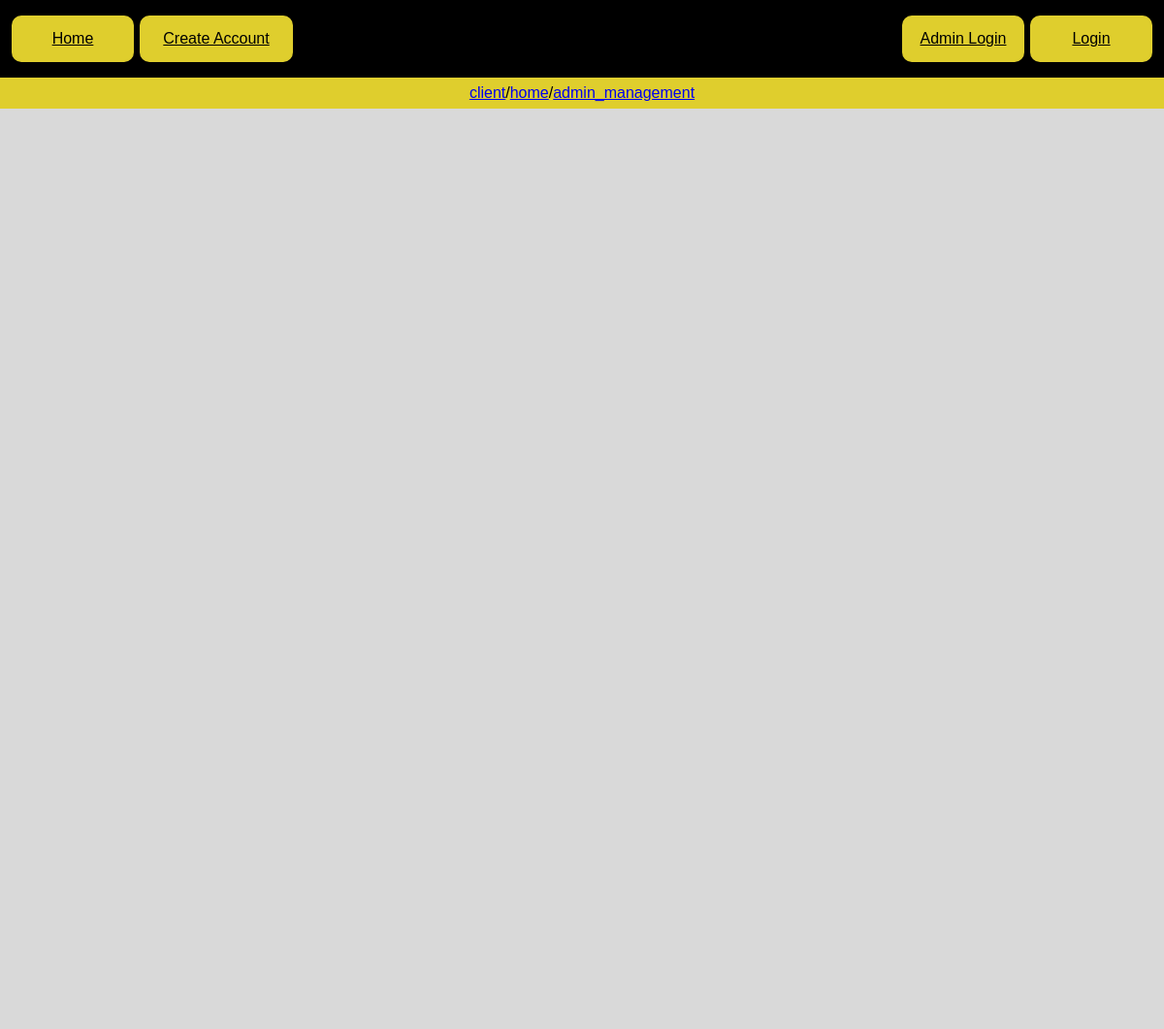
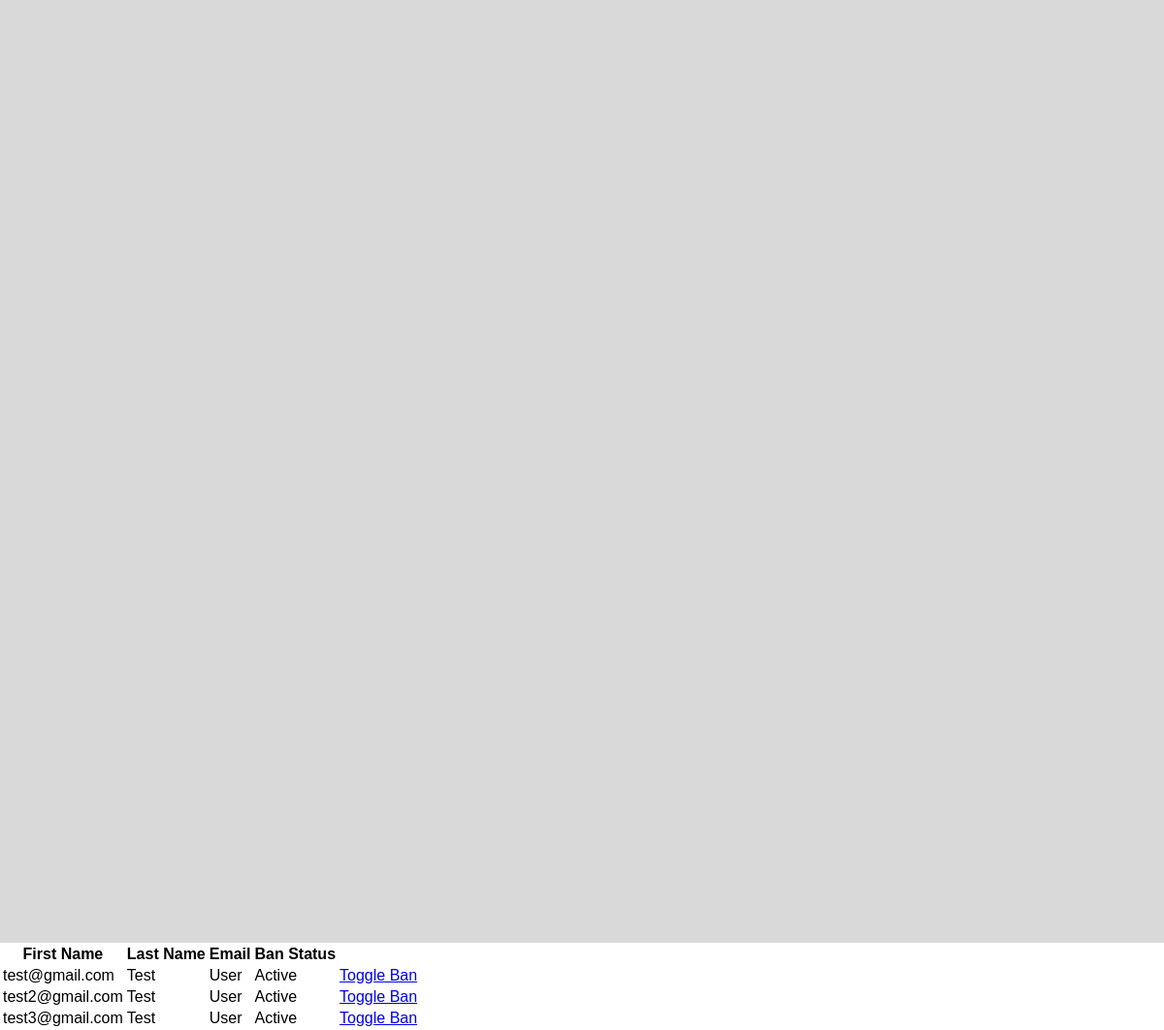
The app's page /src/client/home/admin_management.php with its own data (2 pictures, top to bottom).
### tables this page shows
CREATE TABLE
    USERS (
        USER_ID INT AUTO_INCREMENT PRIMARY KEY,
        First_Name VARCHAR(50) NOT NULL,
        Last_Name VARCHAR(50) NOT NULL,
        Email VARCHAR(100) NOT NULL UNIQUE,
        MD5_Password CHAR(32) NOT NULL,
        DISPLAY_IMAGE BLOB,
        BANNED_STATUS BOOLEAN DEFAULT FALSE
    );

### src/server/functions/admin_management.php (called while the page is built, shortened)
<?php
include_once 'db_connection.php';
class Admin_management
{
	static function getAllUsers()
	{
		$query = "SELECT * FROM USERS;";
		try {
			$response = executePreparedQuery($query, array());
			if ($response[0] === true) {
				if (count($response[1]) > 0) {
					return $response[1];
				} else {
					return "NO_USERS_FOUND";
				}
			} else {
				return "DID_NOT_EXECUTE";
			}
		} catch (Exception $e) {
			echo "Error occured , when using Database function to try to validate User.<br>";
			echo $e->getMessage();
		}
		return !empty($data);
	}
}

### src/server/functions/db_connection.php (called while the page is built, shortened)
<?php
function parseIniFileBasedOnEnvironment()
{
  $env = getenv('SERVER_ENV');
  $filename = '';
  switch ($env) {
    default:
      $filename = '/var/www/html/server.env';
      break;
  }
  if (file_exists($filename)) {
    return parse_ini_file($filename);
  } else {
    return false;
  }
}
$ENV_VAR = parseIniFileBasedOnEnvironment();
$connection = mysqli_connect($ENV_VAR['HOST'], $ENV_VAR['USER'], $ENV_VAR['PASSWORD'], $ENV_VAR['DATABASE']);
function executePreparedQuery($query, $params)
{
  $isSelect = false;
  try {
    global $connection;
    if (isset($query)) {
      if (stripos($query, "SELECT") !== false) {
        $isSelect = true;
      }
    }
    $stmt = $connection->prepare($query);
    if ($stmt->execute()) {
      if ($isSelect) {
        $result = $stmt->get_result();
        $data = array();
        while ($row = $result->fetch_assoc()) {
          $data[] = $row;
        }
        return array(true, $data);
      } else {
        return array(true, "STATMENT_EXECUTED");
      }
    } else {
      return array(false, "STATEMENT_DID_NOT_EXECUTE , Message : " . $stmt->error);
    }
  } catch (Exception $e) {
    echo "Error occured , when using executePreparedQuery function.<br>";
    echo $e->getMessage();
  }
}

### src/server/admin_management/display_all_users.php (the view, shortened to what this page needs)
<?php
include_once "./../functions/admin_management.php";
$users = Admin_management::getAllUsers();
echo "<table>";
echo "<tr><th>First Name</th><th>Last Name</th><th>Email</th><th>Ban Status</th></tr>";
foreach ($users as $user) {
	echo "<tr>";
	echo "<td>" . $user['Email'] . "</td>";
	echo "<td>" . $user['First_Name'] . "</td>";
	echo "<td>" . $user['Last_Name'] . "</td>";
	echo "<td>" . ($user['BANNED_STATUS'] == 1 ? "Banned" : "Active") . "</td>";
	echo "<td>" . "<a href=\"./display_all_users.php?ban_user=" . $user['Email'] . "\">Toggle Ban</a></td>";
	echo "</tr>";
}
echo "</table>";

### src/client/home/admin_management.php (shortened to what this page needs)
<!DOCTYPE html>
<html lang="en">
<head>
	<link rel="stylesheet" href="css/global.css" />
	<link rel="stylesheet" href="css/admin_management.css" />
</head>
<body>
	<div class="container">
		<div class="headerblack">
			<a href="home.php" class="home-button">Home</a>
			<?php
			if (isset($_SESSION['USER_EMAIL']) || isset($_SESSION['ADMIN_EMAIL'])) {
				echo "<div style = \"display:flex;\">";
				echo "<a href=\"account_page.php\" class=\"login-button\">";
				echo "Account</a>";
				echo "</div>";
			} else {
				echo "<a href=\"login.php\" class=\"login-button\">";
				echo "Login</a>";
			}
			?>
			<?php
			if (!isset($_SESSION['USER_EMAIL']) & !isset($_SESSION['ADMIN_EMAIL'])) {
				echo "<a href=\"admin_login.php\"
				class=\"admin-login-button\">Admin Login</a>";
				echo "<a href=\"create_account.php\"
				class=\"create-account-button\">Create Account</a>";
			}
			?>
		</div>
		<?php include_once './../../server/breadcrumbs.php' ?>
	</div>
	<div>
		<?php include_once './../../server/admin_management/display_all_users.php' ?>
	</div>
</body>

### src/server/breadcrumbs.php (shortened to what this page needs)
<?php
echo "<div class = \"breadcrumb_box\">";
$currentPath = $_SERVER["PHP_SELF"];
$pathParts = explode('/', $currentPath);
unset($pathParts[0]);
unset($pathParts[1]);
$breadcrumbs = [];
foreach ($pathParts as $key => $part) {
    $part = str_replace('.php', '', $part);
    $url = "client/" . implode('/', array_slice($pathParts, 0, $key + 1));
    $breadcrumbs[] = "<a href='/$url'>$part</a>";
}
echo implode(" / ", $breadcrumbs);
echo "</div>";

### src/client/css/global.css (style rules this page uses)
body { width: 100%; margin: 0; padding: 0; font-family: 'Poppins' , sans-serif; }
.container { background: var(--third-color); height: 2033px; width: 100%; position: relative; overflow: hidden; }
.headerblack { background: var(--secondary-color); width: 100%; height: 5em; position: relative; }
.home-button { position: absolute; width: 6em; top: 20%; left: 1%; border-radius: 10px; padding: 15px 15px; color: var(--secondary-color); text-align: center; background-color: var(--primary-color); border: none; cursor: pointer; }
.login-button { position: absolute; width: 6em; top: 20%; right: 1%; border-radius: 10px; padding: 15px 15px; color: var(--secondary-color); text-align: center; background-color: var(--primary-color); border: none; cursor: pointer; }
.admin-login-button { position: absolute; width: 6em; top: 20%; right: 12%; border-radius: 10px; padding: 15px 15px; color: var(--secondary-color); text-align: center; background-color: var(--primary-color); border: none; cursor: pointer; }
.create-account-button { position: absolute; width: 8em; top: 20%; left: 12%; border-radius: 10px; padding: 15px 15px; color: var(--secondary-color); text-align: center; background-color: var(--primary-color); border: none; cursor: pointer; }
.breadcrumb_box { background-color: var(--primary-color); display: flex; height: 2em; width: 100%; justify-content: center; align-items: center; }

### src/client/css/variables.css (style rules this page uses)
:root { --primary-color: #dfce2d; --secondary-color: #000000; --third-color: #d9d9d9; --hover-color: #fff177; --error-message-color: red; --main-font-color: #e1e1e1; --main-background-color: rgb(44, 44, 44); --main-button-background-color: #e1e1e1; --main-button-foreground-color: #e1e1e1; }

### records on screen
users: Email "test@gmail.com", First_Name "Test", Last_Name "User", BANNED_STATUS "Active"
users: Email "test2@gmail.com", First_Name "Test", Last_Name "User", BANNED_STATUS "Active"
users: Email "test3@gmail.com", First_Name "Test", Last_Name "User", BANNED_STATUS "Active"

### other values on screen
$part "client home admin_management"
implode(" / ", $breadcrumbs) "/ /"
